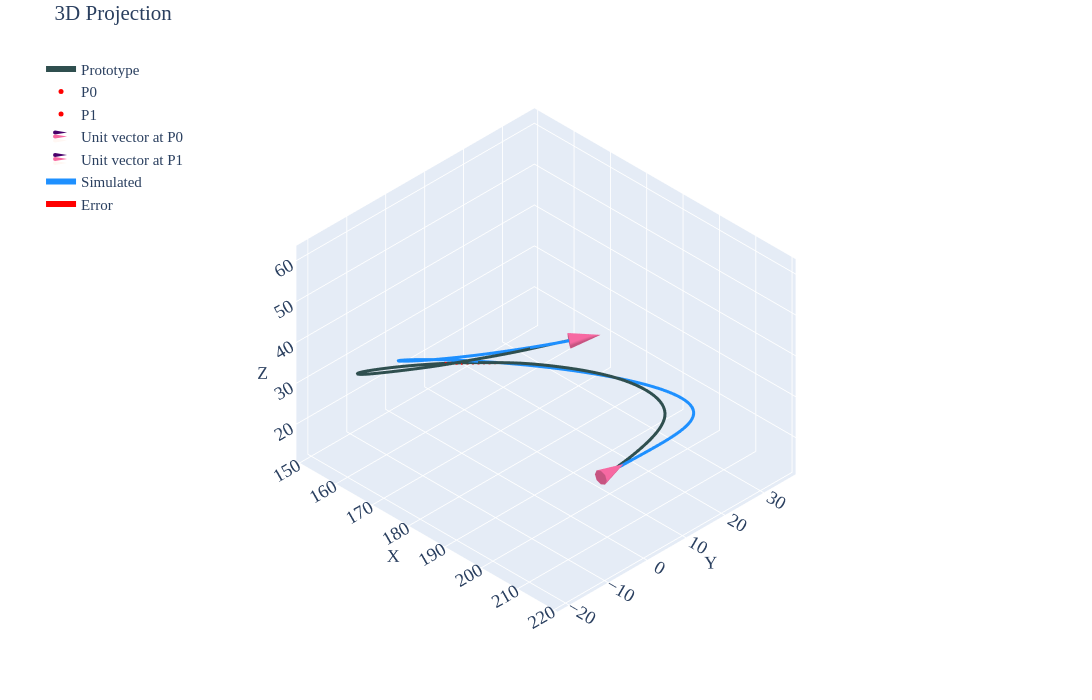

Source (notebook cell):
### Code cell
#| label: p1c2

gravity_looper(psit=1,case=2,youngs_modulus=0.0032445,pfix='youngs-sens\\youngs-90-3244\\')
